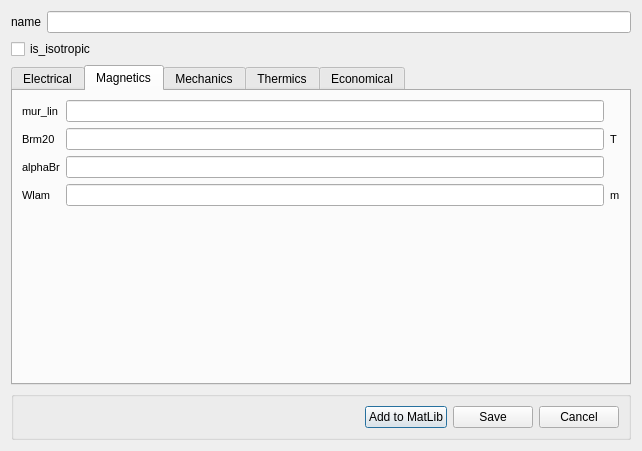
<?xml version="1.0" encoding="UTF-8"?>
<ui version="4.0">
 <class>DMatSetup</class>
 <widget class="QDialog" name="DMatSetup">
  <property name="geometry">
   <rect>
    <x>0</x>
    <y>0</y>
    <width>642</width>
    <height>451</height>
   </rect>
  </property>
  <property name="windowTitle">
   <string>Edit Material</string>
  </property>
  <layout class="QVBoxLayout" name="verticalLayout">
   <item>
    <layout class="QHBoxLayout" name="horizontalLayout">
     <item>
      <widget class="QLabel" name="in_name">
       <property name="text">
        <string>name</string>
       </property>
      </widget>
     </item>
     <item>
      <widget class="QLineEdit" name="le_name">
       <property name="text">
        <string/>
       </property>
      </widget>
     </item>
    </layout>
   </item>
   <item>
    <widget class="QCheckBox" name="is_isotropic">
     <property name="text">
      <string>is_isotropic</string>
     </property>
    </widget>
   </item>
   <item>
    <widget class="QTabWidget" name="nav_phy">
     <property name="minimumSize">
      <size>
       <width>370</width>
       <height>0</height>
      </size>
     </property>
     <property name="currentIndex">
      <number>1</number>
     </property>
     <widget class="QWidget" name="tab_elec">
      <attribute name="title">
       <string>Electrical</string>
      </attribute>
      <layout class="QGridLayout" name="gridLayout_2">
       <item row="0" column="1">
        <widget class="FloatEdit" name="lf_rho_elec"/>
       </item>
       <item row="1" column="1">
        <widget class="FloatEdit" name="lf_epsr"/>
       </item>
       <item row="0" column="2">
        <widget class="QLabel" name="unit_rho_elec">
         <property name="font">
          <font>
           <pointsize>8</pointsize>
           <weight>50</weight>
           <bold>false</bold>
          </font>
         </property>
         <property name="text">
          <string>ohm.m</string>
         </property>
        </widget>
       </item>
       <item row="1" column="0">
        <widget class="QLabel" name="in_epsr">
         <property name="font">
          <font>
           <pointsize>8</pointsize>
           <weight>50</weight>
           <bold>false</bold>
          </font>
         </property>
         <property name="text">
          <string>epsr</string>
         </property>
        </widget>
       </item>
       <item row="0" column="0">
        <widget class="QLabel" name="in_rho_elec">
         <property name="font">
          <font>
           <pointsize>8</pointsize>
           <weight>50</weight>
           <bold>false</bold>
          </font>
         </property>
         <property name="text">
          <string>rho</string>
         </property>
        </widget>
       </item>
       <item row="2" column="1">
        <spacer name="verticalSpacer_2">
         <property name="orientation">
          <enum>Qt::Vertical</enum>
         </property>
         <property name="sizeHint" stdset="0">
          <size>
           <width>20</width>
           <height>40</height>
          </size>
         </property>
        </spacer>
       </item>
      </layout>
     </widget>
     <widget class="QWidget" name="tab_mag">
      <attribute name="title">
       <string>Magnetics</string>
      </attribute>
      <layout class="QVBoxLayout" name="verticalLayout_3">
       <item>
        <layout class="QGridLayout" name="gridLayout">
         <item row="0" column="0">
          <widget class="QLabel" name="in_mur_lin">
           <property name="font">
            <font>
             <pointsize>8</pointsize>
             <weight>50</weight>
             <bold>false</bold>
            </font>
           </property>
           <property name="text">
            <string>mur_lin</string>
           </property>
          </widget>
         </item>
         <item row="0" column="1">
          <widget class="FloatEdit" name="lf_mur_lin"/>
         </item>
         <item row="1" column="0">
          <widget class="QLabel" name="in_Brm20">
           <property name="font">
            <font>
             <pointsize>8</pointsize>
             <weight>50</weight>
             <bold>false</bold>
            </font>
           </property>
           <property name="text">
            <string>Brm20</string>
           </property>
          </widget>
         </item>
         <item row="1" column="1">
          <widget class="FloatEdit" name="lf_Brm20"/>
         </item>
         <item row="1" column="2">
          <widget class="QLabel" name="unit_Brm20">
           <property name="font">
            <font>
             <pointsize>8</pointsize>
             <weight>50</weight>
             <bold>false</bold>
            </font>
           </property>
           <property name="text">
            <string>T</string>
           </property>
          </widget>
         </item>
         <item row="2" column="0">
          <widget class="QLabel" name="in_alpha_Br">
           <property name="font">
            <font>
             <pointsize>8</pointsize>
             <weight>50</weight>
             <bold>false</bold>
            </font>
           </property>
           <property name="text">
            <string>alphaBr</string>
           </property>
          </widget>
         </item>
         <item row="2" column="1">
          <widget class="FloatEdit" name="lf_alpha_Br"/>
         </item>
         <item row="3" column="0">
          <widget class="QLabel" name="in_Wlam">
           <property name="font">
            <font>
             <pointsize>8</pointsize>
             <weight>50</weight>
             <bold>false</bold>
            </font>
           </property>
           <property name="text">
            <string>Wlam</string>
           </property>
          </widget>
         </item>
         <item row="3" column="1">
          <widget class="FloatEdit" name="lf_Wlam"/>
         </item>
         <item row="3" column="2">
          <widget class="QLabel" name="unit_Wlam">
           <property name="font">
            <font>
             <pointsize>8</pointsize>
             <weight>50</weight>
             <bold>false</bold>
            </font>
           </property>
           <property name="text">
            <string>m</string>
           </property>
          </widget>
         </item>
        </layout>
       </item>
       <item>
        <widget class="WImport" name="w_BH_import" native="true"/>
       </item>
       <item>
        <spacer name="verticalSpacer">
         <property name="orientation">
          <enum>Qt::Vertical</enum>
         </property>
         <property name="sizeHint" stdset="0">
          <size>
           <width>20</width>
           <height>40</height>
          </size>
         </property>
        </spacer>
       </item>
      </layout>
     </widget>
     <widget class="QWidget" name="tab_mec">
      <attribute name="title">
       <string>Mechanics</string>
      </attribute>
      <layout class="QVBoxLayout" name="verticalLayout_12">
       <item>
        <layout class="QHBoxLayout" name="horizontalLayout_41">
         <item>
          <widget class="QLabel" name="in_rho_meca">
           <property name="font">
            <font>
             <pointsize>8</pointsize>
             <weight>50</weight>
             <bold>false</bold>
            </font>
           </property>
           <property name="text">
            <string>rho</string>
           </property>
          </widget>
         </item>
         <item>
          <widget class="FloatEdit" name="lf_rho_meca"/>
         </item>
         <item>
          <widget class="QLabel" name="unit_rho_meca">
           <property name="font">
            <font>
             <pointsize>8</pointsize>
             <weight>50</weight>
             <bold>false</bold>
            </font>
           </property>
           <property name="text">
            <string>kg/m^3</string>
           </property>
          </widget>
         </item>
        </layout>
       </item>
       <item>
        <widget class="QStackedWidget" name="nav_meca">
         <property name="currentIndex">
          <number>1</number>
         </property>
         <widget class="QWidget" name="page_niso_mec">
          <layout class="QVBoxLayout" name="verticalLayout_4">
           <item>
            <widget class="QGroupBox" name="g_young">
             <property name="title">
              <string>Equivalent Yong Modulus [Pa]</string>
             </property>
             <layout class="QHBoxLayout" name="horizontalLayout_2">
              <item>
               <widget class="QLabel" name="in_Ex">
                <property name="font">
                 <font>
                  <pointsize>8</pointsize>
                  <weight>50</weight>
                  <bold>false</bold>
                 </font>
                </property>
                <property name="text">
                 <string>Ex</string>
                </property>
               </widget>
              </item>
              <item>
               <widget class="FloatEdit" name="lf_Ex"/>
              </item>
              <item>
               <widget class="QLabel" name="in_Ey">
                <property name="font">
                 <font>
                  <pointsize>8</pointsize>
                  <weight>50</weight>
                  <bold>false</bold>
                 </font>
                </property>
                <property name="text">
                 <string>Ey</string>
                </property>
               </widget>
              </item>
              <item>
               <widget class="FloatEdit" name="lf_Ey"/>
              </item>
              <item>
               <widget class="QLabel" name="in_Ez">
                <property name="font">
                 <font>
                  <pointsize>8</pointsize>
                  <weight>50</weight>
                  <bold>false</bold>
                 </font>
                </property>
                <property name="text">
                 <string>Ez</string>
                </property>
               </widget>
              </item>
              <item>
               <widget class="FloatEdit" name="lf_Ez"/>
              </item>
             </layout>
            </widget>
           </item>
           <item>
            <widget class="QGroupBox" name="g_poisson">
             <property name="title">
              <string>Equivalent Poisson ratio [ ]</string>
             </property>
             <layout class="QHBoxLayout" name="horizontalLayout_3">
              <item>
               <widget class="QLabel" name="in_nu_xy">
                <property name="font">
                 <font>
                  <pointsize>8</pointsize>
                  <weight>50</weight>
                  <bold>false</bold>
                 </font>
                </property>
                <property name="text">
                 <string>nu_xy</string>
                </property>
               </widget>
              </item>
              <item>
               <widget class="FloatEdit" name="lf_nu_xy"/>
              </item>
              <item>
               <widget class="QLabel" name="in_nu_xz">
                <property name="font">
                 <font>
                  <pointsize>8</pointsize>
                  <weight>50</weight>
                  <bold>false</bold>
                 </font>
                </property>
                <property name="text">
                 <string>nu_xz</string>
                </property>
               </widget>
              </item>
              <item>
               <widget class="FloatEdit" name="lf_nu_xz"/>
              </item>
              <item>
               <widget class="QLabel" name="in_nu_yz">
                <property name="font">
                 <font>
                  <pointsize>8</pointsize>
                  <weight>50</weight>
                  <bold>false</bold>
                 </font>
                </property>
                <property name="text">
                 <string>nu_yz</string>
                </property>
               </widget>
              </item>
              <item>
               <widget class="FloatEdit" name="lf_nu_yz"/>
              </item>
             </layout>
            </widget>
           </item>
           <item>
            <widget class="QGroupBox" name="g_shear">
             <property name="title">
              <string>Shear modulus [Pa]</string>
             </property>
             <layout class="QHBoxLayout" name="horizontalLayout_4">
              <item>
               <widget class="QLabel" name="in_Gxy">
                <property name="font">
                 <font>
                  <pointsize>8</pointsize>
                  <weight>50</weight>
                  <bold>false</bold>
                 </font>
                </property>
                <property name="text">
                 <string>Gxy</string>
                </property>
               </widget>
              </item>
              <item>
               <widget class="FloatEdit" name="lf_Gxy"/>
              </item>
              <item>
               <widget class="QLabel" name="in_Gxz">
                <property name="font">
                 <font>
                  <pointsize>8</pointsize>
                  <weight>50</weight>
                  <bold>false</bold>
                 </font>
                </property>
                <property name="text">
                 <string>Gxz</string>
                </property>
               </widget>
              </item>
              <item>
               <widget class="FloatEdit" name="lf_Gxz"/>
              </item>
              <item>
               <widget class="QLabel" name="in_Gyz">
                <property name="font">
                 <font>
                  <pointsize>8</pointsize>
                  <weight>50</weight>
                  <bold>false</bold>
                 </font>
                </property>
                <property name="text">
                 <string>Gyz</string>
                </property>
               </widget>
              </item>
              <item>
               <widget class="FloatEdit" name="lf_Gyz"/>
              </item>
             </layout>
            </widget>
           </item>
           <item>
            <spacer name="verticalSpacer_5">
             <property name="orientation">
              <enum>Qt::Vertical</enum>
             </property>
             <property name="sizeHint" stdset="0">
              <size>
               <width>20</width>
               <height>40</height>
              </size>
             </property>
            </spacer>
           </item>
          </layout>
         </widget>
         <widget class="QWidget" name="page_iso_mec">
          <layout class="QGridLayout" name="gridLayout_6">
           <item row="0" column="0">
            <widget class="QLabel" name="in_E">
             <property name="font">
              <font>
               <pointsize>8</pointsize>
               <weight>50</weight>
               <bold>false</bold>
              </font>
             </property>
             <property name="text">
              <string>E</string>
             </property>
            </widget>
           </item>
           <item row="2" column="2" colspan="2">
            <widget class="FloatEdit" name="lf_G"/>
           </item>
           <item row="4" column="3">
            <spacer name="verticalSpacer_6">
             <property name="orientation">
              <enum>Qt::Vertical</enum>
             </property>
             <property name="sizeHint" stdset="0">
              <size>
               <width>20</width>
               <height>40</height>
              </size>
             </property>
            </spacer>
           </item>
           <item row="2" column="4">
            <widget class="QLabel" name="unit_G">
             <property name="text">
              <string>Pa</string>
             </property>
            </widget>
           </item>
           <item row="0" column="1" colspan="3">
            <widget class="FloatEdit" name="lf_E"/>
           </item>
           <item row="2" column="0" colspan="2">
            <widget class="QLabel" name="in_G">
             <property name="font">
              <font>
               <pointsize>8</pointsize>
               <weight>50</weight>
               <bold>false</bold>
              </font>
             </property>
             <property name="text">
              <string>G</string>
             </property>
            </widget>
           </item>
           <item row="1" column="0" colspan="3">
            <widget class="QLabel" name="in_nu">
             <property name="font">
              <font>
               <pointsize>8</pointsize>
               <weight>50</weight>
               <bold>false</bold>
              </font>
             </property>
             <property name="text">
              <string>nu</string>
             </property>
            </widget>
           </item>
           <item row="1" column="3">
            <widget class="FloatEdit" name="lf_nu"/>
           </item>
           <item row="0" column="4">
            <widget class="QLabel" name="unit_E">
             <property name="text">
              <string>Pa</string>
             </property>
            </widget>
           </item>
          </layout>
         </widget>
        </widget>
       </item>
      </layout>
     </widget>
     <widget class="QWidget" name="tab_ther">
      <attribute name="title">
       <string>Thermics</string>
      </attribute>
      <layout class="QVBoxLayout" name="verticalLayout_2">
       <item>
        <widget class="QGroupBox" name="g_lambda">
         <property name="maximumSize">
          <size>
           <width>16777215</width>
           <height>80</height>
          </size>
         </property>
         <property name="title">
          <string>Lambda [W/K]</string>
         </property>
         <layout class="QVBoxLayout" name="verticalLayout_11">
          <item>
           <widget class="QStackedWidget" name="nav_ther">
            <property name="currentIndex">
             <number>1</number>
            </property>
            <widget class="QWidget" name="page_niso_ther">
             <layout class="QHBoxLayout" name="horizontalLayout_5">
              <item>
               <widget class="QLabel" name="in_Lx">
                <property name="font">
                 <font>
                  <pointsize>8</pointsize>
                  <weight>50</weight>
                  <bold>false</bold>
                 </font>
                </property>
                <property name="text">
                 <string>X</string>
                </property>
               </widget>
              </item>
              <item>
               <widget class="FloatEdit" name="lf_Lx"/>
              </item>
              <item>
               <widget class="QLabel" name="in_Ly">
                <property name="font">
                 <font>
                  <pointsize>8</pointsize>
                  <weight>50</weight>
                  <bold>false</bold>
                 </font>
                </property>
                <property name="text">
                 <string>Y</string>
                </property>
               </widget>
              </item>
              <item>
               <widget class="FloatEdit" name="lf_Ly"/>
              </item>
              <item>
               <widget class="QLabel" name="in_Lz">
                <property name="font">
                 <font>
                  <pointsize>8</pointsize>
                  <weight>50</weight>
                  <bold>false</bold>
                 </font>
                </property>
                <property name="text">
                 <string>Z</string>
                </property>
               </widget>
              </item>
              <item>
               <widget class="FloatEdit" name="lf_Lz"/>
              </item>
             </layout>
            </widget>
            <widget class="QWidget" name="page_iso_ther">
             <layout class="QHBoxLayout" name="horizontalLayout_7">
              <item>
               <widget class="QLabel" name="in_L">
                <property name="font">
                 <font>
                  <pointsize>8</pointsize>
                  <weight>50</weight>
                  <bold>false</bold>
                 </font>
                </property>
                <property name="text">
                 <string>Lambda</string>
                </property>
               </widget>
              </item>
              <item>
               <widget class="FloatEdit" name="lf_L"/>
              </item>
              <item>
               <widget class="QLabel" name="unit_L">
                <property name="text">
                 <string>W / K</string>
                </property>
               </widget>
              </item>
             </layout>
            </widget>
           </widget>
          </item>
         </layout>
        </widget>
       </item>
       <item>
        <layout class="QGridLayout" name="gridLayout_3">
         <item row="1" column="0">
          <widget class="QLabel" name="in_alpha">
           <property name="font">
            <font>
             <pointsize>8</pointsize>
             <weight>50</weight>
             <bold>false</bold>
            </font>
           </property>
           <property name="text">
            <string>alpha</string>
           </property>
          </widget>
         </item>
         <item row="0" column="0">
          <widget class="QLabel" name="in_Cp">
           <property name="font">
            <font>
             <pointsize>8</pointsize>
             <weight>50</weight>
             <bold>false</bold>
            </font>
           </property>
           <property name="text">
            <string>Cp</string>
           </property>
          </widget>
         </item>
         <item row="1" column="1">
          <widget class="FloatEdit" name="lf_alpha"/>
         </item>
         <item row="0" column="2">
          <widget class="QLabel" name="unit_Cp">
           <property name="font">
            <font>
             <pointsize>8</pointsize>
             <weight>50</weight>
             <bold>false</bold>
            </font>
           </property>
           <property name="text">
            <string>W / kg / K</string>
           </property>
          </widget>
         </item>
         <item row="0" column="1">
          <widget class="FloatEdit" name="lf_Cp"/>
         </item>
        </layout>
       </item>
       <item>
        <spacer name="verticalSpacer_3">
         <property name="orientation">
          <enum>Qt::Vertical</enum>
         </property>
         <property name="sizeHint" stdset="0">
          <size>
           <width>20</width>
           <height>40</height>
          </size>
         </property>
        </spacer>
       </item>
      </layout>
     </widget>
     <widget class="QWidget" name="tab_eco">
      <attribute name="title">
       <string>Economical</string>
      </attribute>
      <layout class="QVBoxLayout" name="verticalLayout_6">
       <item>
        <layout class="QHBoxLayout" name="horizontalLayout_6">
         <item>
          <widget class="QLabel" name="in_cost_unit">
           <property name="font">
            <font>
             <pointsize>8</pointsize>
             <weight>50</weight>
             <bold>false</bold>
            </font>
           </property>
           <property name="text">
            <string>cost_unit</string>
           </property>
          </widget>
         </item>
         <item>
          <widget class="FloatEdit" name="lf_cost_unit"/>
         </item>
         <item>
          <widget class="QLabel" name="unit_cost_unit">
           <property name="text">
            <string>€ / kg</string>
           </property>
          </widget>
         </item>
        </layout>
       </item>
       <item>
        <spacer name="verticalSpacer_4">
         <property name="orientation">
          <enum>Qt::Vertical</enum>
         </property>
         <property name="sizeHint" stdset="0">
          <size>
           <width>20</width>
           <height>40</height>
          </size>
         </property>
        </spacer>
       </item>
      </layout>
     </widget>
    </widget>
   </item>
   <item>
    <widget class="QGroupBox" name="horizontalGroupBox">
     <layout class="QHBoxLayout" name="horizontalLayout_9">
      <item>
       <spacer name="horizontalSpacer_2">
        <property name="orientation">
         <enum>Qt::Horizontal</enum>
        </property>
        <property name="sizeHint" stdset="0">
         <size>
          <width>40</width>
          <height>20</height>
         </size>
        </property>
       </spacer>
      </item>
      <item>
       <widget class="QPushButton" name="b_add_matlib">
        <property name="text">
         <string>Add to MatLib</string>
        </property>
       </widget>
      </item>
      <item>
       <widget class="QPushButton" name="b_save">
        <property name="text">
         <string>Save</string>
        </property>
       </widget>
      </item>
      <item>
       <widget class="QPushButton" name="b_cancel">
        <property name="text">
         <string>Cancel</string>
        </property>
       </widget>
      </item>
     </layout>
    </widget>
   </item>
  </layout>
 </widget>
 <customwidgets>
  <customwidget>
   <class>FloatEdit</class>
   <extends>QLineEdit</extends>
   <header>.....GUI/Tools/FloatEdit.h</header>
  </customwidget>
  <customwidget>
   <class>WImport</class>
   <extends>QWidget</extends>
   <header>.....GUI/Tools/WImport/WImport.h</header>
   <container>1</container>
  </customwidget>
 </customwidgets>
 <resources>
  <include location="../../../Resources/pyleecan.qrc"/>
  <include location="../../../Resources/pyleecan.qrc"/>
 </resources>
 <connections/>
</ui>
